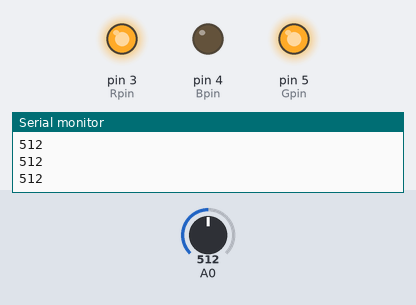
The sketch below on a simulated Arduino Uno, built with avr-gcc and run on an emulated ATmega328P. On the bench: output pins drawn as LEDs (lit = HIGH), the last lines printed to the serial monitor. Inputs (shaded band) come from the test bench; at power-on: A0 = 512.

Above: at 1.2 s.
1.3 s: A0 set to 497
At 2.5 s:
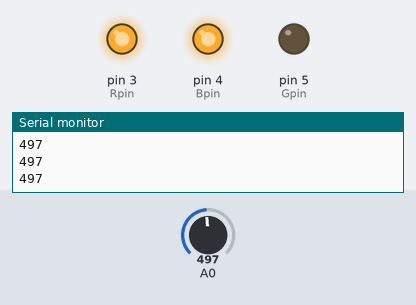
2.8 s: A0 set to 271
4.3 s: A0 set to 237
At 4.8 s:
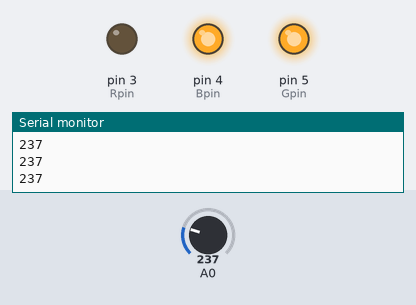
5.8 s: A0 set to 778
At 7.0 s:
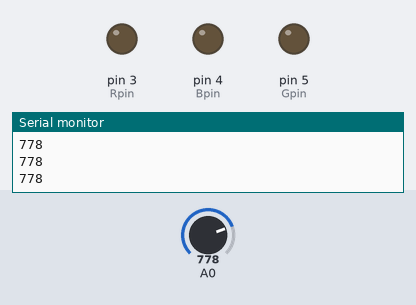
7.3 s: A0 set to 759
At 8.3 s:
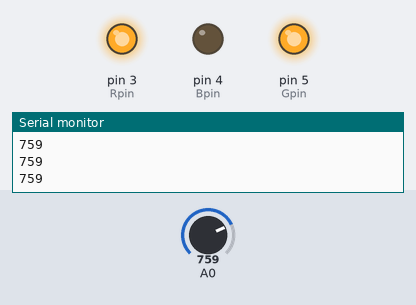
8.8 s: A0 set to 900
At 9.3 s:
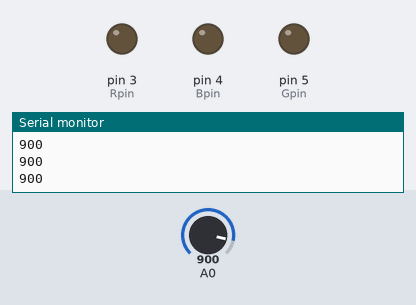
Timing chart, 0 to 11.3 s (numbered marks = the images above; inputs shaded):
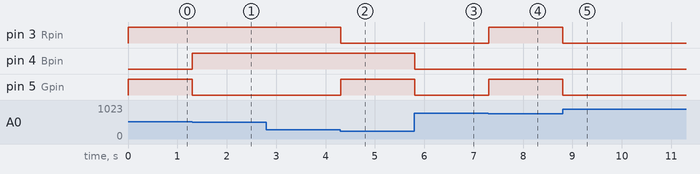

Measured:
- the behaviour switches between 512 and 511 on A0 (found by bisection; images 0 and 1)
- the behaviour switches between 256 and 255 on A0 (found by bisection; images 1 and 2)
- the behaviour switches between 768 and 767 on A0 (found by bisection; images 3 and 4)
- after the input at 1.3 s, pin 4 (Bpin): LOW → HIGH at once; pin 5 (Gpin): HIGH → LOW at once
- after the input at 4.3 s, pin 3 (Rpin): HIGH → LOW at once; pin 5 (Gpin): LOW → HIGH at once
- after the input at 5.8 s, pin 4 (Bpin), pin 5 (Gpin): HIGH → LOW at once
- after the input at 7.3 s, pin 3 (Rpin), pin 5 (Gpin): LOW → HIGH at once
- after the input at 8.8 s, pin 3 (Rpin), pin 5 (Gpin): HIGH → LOW at once

The sketch:

Analog1.ino
```cpp
const int Rpin = 3;
const int Bpin = 4;
const int Gpin = 5;

void setup() {
  // put your setup code here, to run once:
  Serial.begin(9600);
  pinMode(Rpin, OUTPUT);
  pinMode(Bpin, OUTPUT);
  pinMode(Gpin, OUTPUT);
}

void loop() {
  // put your main code here, to run repeatedly:
  int sensorValue = analogRead(A0);
  Serial.println(sensorValue);
  if(sensorValue < 256){
    digitalWrite(Rpin, LOW);
    digitalWrite(Bpin, HIGH);
    digitalWrite(Gpin, HIGH);
  }
  else if(sensorValue < 512){
    digitalWrite(Rpin, HIGH);
    digitalWrite(Bpin, HIGH);
    digitalWrite(Gpin, LOW);
  }
  else if(sensorValue < 768){
    digitalWrite(Rpin, HIGH);
    digitalWrite(Bpin, LOW);
    digitalWrite(Gpin, HIGH);
  }
  else{
    digitalWrite(Rpin, LOW);
    digitalWrite(Bpin, LOW);
    digitalWrite(Gpin, LOW);
  }
  delay(1);
}
```
